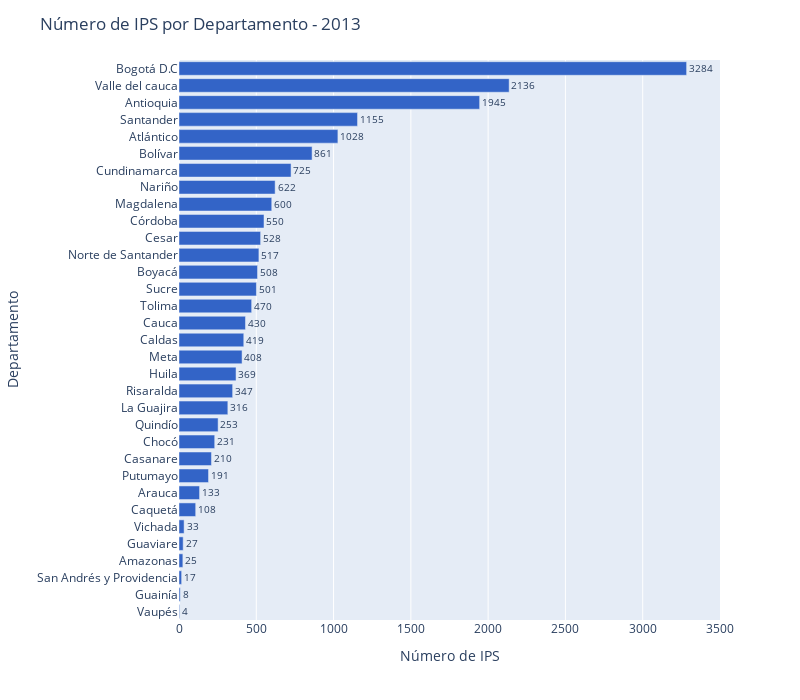

Notebook source saved alongside this figure:
### Code cell
fig = px.bar(data_frame=df_radiografia, x='Numero_IPS', y='Departamento', orientation='h')

fig.update_xaxes(title_text='Número de IPS')
fig.update_xaxes(range=[0,3500])
fig.update_yaxes(title_text='Departamento')
fig.update_layout(title='Número de IPS por Departamento - 2013')

color_sequence = ['#3364C7' for i in departamentos]
fig.update_traces(marker=dict(color=color_sequence))

fig.update_traces(text=df_radiografia['Numero_IPS'], textposition='outside')

# fig.update_layout(plot_bgcolor='rgba(0,0,0,0)')

fig.update_layout(width=800, height=700)

fig.show()

### Figure 1 — Plotly figure (JSON) as saved in the notebook; plotly's stock layout.template omitted (floating-point values rounded to 4 significant figures)
{"data": [{"alignmentgroup": "True", "hovertemplate": "Numero_IPS=%{x}<br>Departamento=%{y}<extra></extra>", "legendgroup": "", "marker": {"color": ["#3364C7", "#3364C7", "#3364C7", "#3364C7", "#3364C7", "#3364C7", "#3364C7", "#3364C7", "#3364C7", "#3364C7", "#3364C7", "#3364C7", "#3364C7", "#3364C7", "#3364C7", "#3364C7", "#3364C7", "#3364C7", "#3364C7", "#3364C7", "#3364C7", "#3364C7", "#3364C7", "#3364C7", "#3364C7", "#3364C7", "#3364C7", "#3364C7", "#3364C7", "#3364C7", "#3364C7", "#3364C7", "#3364C7"], "pattern": {"shape": ""}}, "name": "", "offsetgroup": "", "orientation": "h", "showlegend": false, "text": [4, 8, 17, 25, 27, 33, 108, 133, 191, 210, 231, 253, 316, 347, 369, 408, 419, 430, 470, 501, 508, 517, 528, 550, 600, 622, 725, 861, 1028, 1155, 1945, 2136, 3284], "textposition": "outside", "type": "bar", "x": [4, 8, 17, 25, 27, 33, 108, 133, 191, 210, 231, 253, 316, 347, 369, 408, 419, 430, 470, 501, 508, 517, 528, 550, 600, 622, 725, 861, 1028, 1155, 1945, 2136, 3284], "xaxis": "x", "y": ["Vaupés", "Guainía", "San Andrés y Providencia", "Amazonas", "Guaviare", "Vichada", "Caquetá", "Arauca", "Putumayo", "Casanare", "Chocó", "Quindío", "La Guajira", "Risaralda", "Huila", "Meta", "Caldas", "Cauca", "Tolima", "Sucre", "Boyacá", "Norte de Santander", "Cesar", "Córdoba", "Magdalena", "Nariño", "Cundinamarca", "Bolívar", "Atlántico", "Santander", "Antioquia", "Valle del cauca", "Bogotá D.C"], "yaxis": "y"}], "layout": {"barmode": "relative", "height": 700, "legend": {"tracegroupgap": 0}, "margin": {"t": 60}, "title": {"text": "Número de IPS por Departamento - 2013"}, "width": 800, "xaxis": {"anchor": "y", "domain": [0, 1], "range": [0, 3500], "title": {"text": "Número de IPS"}}, "yaxis": {"anchor": "x", "domain": [0, 1], "title": {"text": "Departamento"}}}}
